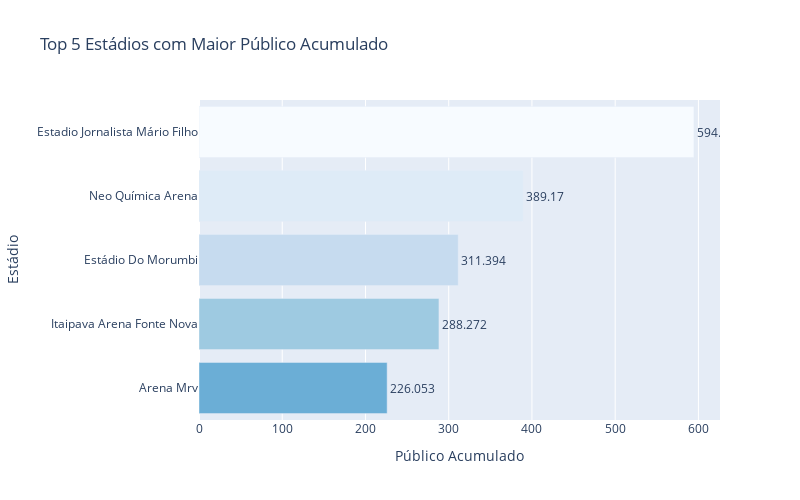

Here is the notebook cell this chart was saved with:
### Code cell
# Pergunta 4: Quais foram os locais (estádios) com o maior público acumulado durante o campeonato?

# Agrupar os dados por local e somar o público
publico_por_local = df.groupby('Local')['Público'].sum().nlargest(5)

# Converter a série em um DataFrame para exibição
publico_por_local_df = publico_por_local.reset_index()
publico_por_local_df.columns = ['Local', 'Público Acumulado']

# Exibir os 5 estádios com maior público acumulado
print("Top 5 estádios com maior público acumulado:")
print(publico_por_local_df.to_string(index=False))  # Usar to_string para remover o índice

# Visualização: Gráfico de barras
import plotly.express as px

# Gráfico de barras
fig = px.bar(publico_por_local_df, x='Público Acumulado', y='Local', 
             title='Top 5 Estádios com Maior Público Acumulado',
             labels={'Público Acumulado': 'Público Acumulado', 'Local': 'Estádio'},
             color='Local', color_discrete_sequence=px.colors.sequential.Blues)

# Adicionar rótulos de valores
fig.update_traces(texttemplate='%{x}', textposition='outside')

# Ajustar layout
fig.update_layout(
    xaxis_title="Público Acumulado",
    yaxis_title="Estádio",
    showlegend=False,
    height=500,
    width=800
)

# Exibir gráfico
fig.show()

### Figure 1 — Plotly figure (JSON) as saved in the notebook; plotly's stock layout.template omitted (floating-point values rounded to 4 significant figures)
{"data": [{"alignmentgroup": "True", "hovertemplate": "Estádio=%{y}<br>Público Acumulado=%{x}<extra></extra>", "legendgroup": "Estadio Jornalista Mário Filho", "marker": {"color": "rgb(247,251,255)", "pattern": {"shape": ""}}, "name": "Estadio Jornalista Mário Filho", "offsetgroup": "Estadio Jornalista Mário Filho", "orientation": "h", "showlegend": true, "textposition": "outside", "texttemplate": "%{x}", "type": "bar", "x": [594.6], "xaxis": "x", "y": ["Estadio Jornalista Mário Filho"], "yaxis": "y"}, {"alignmentgroup": "True", "hovertemplate": "Estádio=%{y}<br>Público Acumulado=%{x}<extra></extra>", "legendgroup": "Neo Química Arena", "marker": {"color": "rgb(222,235,247)", "pattern": {"shape": ""}}, "name": "Neo Química Arena", "offsetgroup": "Neo Química Arena", "orientation": "h", "showlegend": true, "textposition": "outside", "texttemplate": "%{x}", "type": "bar", "x": [389.2], "xaxis": "x", "y": ["Neo Química Arena"], "yaxis": "y"}, {"alignmentgroup": "True", "hovertemplate": "Estádio=%{y}<br>Público Acumulado=%{x}<extra></extra>", "legendgroup": "Estádio Do Morumbi", "marker": {"color": "rgb(198,219,239)", "pattern": {"shape": ""}}, "name": "Estádio Do Morumbi", "offsetgroup": "Estádio Do Morumbi", "orientation": "h", "showlegend": true, "textposition": "outside", "texttemplate": "%{x}", "type": "bar", "x": [311.4], "xaxis": "x", "y": ["Estádio Do Morumbi"], "yaxis": "y"}, {"alignmentgroup": "True", "hovertemplate": "Estádio=%{y}<br>Público Acumulado=%{x}<extra></extra>", "legendgroup": "Itaipava Arena Fonte Nova", "marker": {"color": "rgb(158,202,225)", "pattern": {"shape": ""}}, "name": "Itaipava Arena Fonte Nova", "offsetgroup": "Itaipava Arena Fonte Nova", "orientation": "h", "showlegend": true, "textposition": "outside", "texttemplate": "%{x}", "type": "bar", "x": [288.3], "xaxis": "x", "y": ["Itaipava Arena Fonte Nova"], "yaxis": "y"}, {"alignmentgroup": "True", "hovertemplate": "Estádio=%{y}<br>Público Acumulado=%{x}<extra></extra>", "legendgroup": "Arena Mrv", "marker": {"color": "rgb(107,174,214)", "pattern": {"shape": ""}}, "name": "Arena Mrv", "offsetgroup": "Arena Mrv", "orientation": "h", "showlegend": true, "textposition": "outside", "texttemplate": "%{x}", "type": "bar", "x": [226.1], "xaxis": "x", "y": ["Arena Mrv"], "yaxis": "y"}], "layout": {"barmode": "relative", "height": 500, "legend": {"title": {"text": "Estádio"}, "tracegroupgap": 0}, "showlegend": false, "title": {"text": "Top 5 Estádios com Maior Público Acumulado"}, "width": 800, "xaxis": {"anchor": "y", "autorange": true, "domain": [0, 1], "range": [0, 625.9], "title": {"text": "Público Acumulado"}, "type": "linear"}, "yaxis": {"anchor": "x", "autorange": true, "categoryarray": ["Arena Mrv", "Itaipava Arena Fonte Nova", "Estádio Do Morumbi", "Neo Química Arena", "Estadio Jornalista Mário Filho"], "categoryorder": "array", "domain": [0, 1], "range": [-0.5, 4.5], "title": {"text": "Estádio"}, "type": "category"}}}
